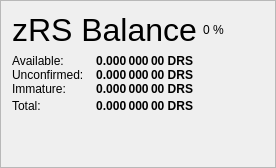
                   <widget class="QFrame" name="frame_ZerocoinBalances">
                    <property name="frameShape">
                     <enum>QFrame::StyledPanel</enum>
                    </property>
                    <property name="frameShadow">
                     <enum>QFrame::Raised</enum>
                    </property>
                    <layout class="QVBoxLayout" name="verticalLayout_7">
                     <item>
                      <layout class="QHBoxLayout" name="horizontalLayout_8" stretch="0,0,0">
                       <item>
                        <widget class="QLabel" name="label_5z_3">
                         <property name="minimumSize">
                          <size>
                           <width>0</width>
                           <height>20</height>
                          </size>
                         </property>
                         <property name="font">
                          <font>
                           <pointsize>24</pointsize>
                           <weight>50</weight>
                           <bold>false</bold>
                          </font>
                         </property>
                         <property name="text">
                          <string>zRS Balance</string>
                         </property>
                        </widget>
                       </item>
                       <item>
                        <widget class="QLabel" name="labelzRSPercent">
                         <property name="text">
                          <string notr="true">0 %</string>
                         </property>
                        </widget>
                       </item>
                       <item>
                        <spacer name="horizontalSpacer_11">
                         <property name="orientation">
                          <enum>Qt::Horizontal</enum>
                         </property>
                         <property name="sizeHint" stdset="0">
                          <size>
                           <width>40</width>
                           <height>20</height>
                          </size>
                         </property>
                        </spacer>
                       </item>
                      </layout>
                     </item>
                     <item>
                      <layout class="QGridLayout" name="gridLayout_5">
                       <property name="horizontalSpacing">
                        <number>12</number>
                       </property>
                       <property name="verticalSpacing">
                        <number>0</number>
                       </property>
                       <item row="1" column="0">
                        <widget class="QLabel" name="labelzBalanceMatureText">
                         <property name="toolTip">
                          <string>Mature: more than 20 confirmation and more than 3 mints of the same denomination after it was minted.
These zRS are spendable.</string>
                         </property>
                         <property name="text">
                          <string>Available:</string>
                         </property>
                        </widget>
                       </item>
                       <item row="1" column="1">
                        <widget class="QLabel" name="labelzBalanceMature">
                         <property name="font">
                          <font>
                           <weight>75</weight>
                           <bold>true</bold>
                          </font>
                         </property>
                         <property name="toolTip">
                          <string>Mature: more than 20 confirmation and more than 3 mints of the same denomination after it was minted.
These zRS are spendable.</string>
                         </property>
                         <property name="text">
                          <string notr="true">0.000 000 00 DRS</string>
                         </property>
                         <property name="alignment">
                          <set>Qt::AlignRight|Qt::AlignTrailing|Qt::AlignVCenter</set>
                         </property>
                        </widget>
                       </item>
                       <item row="2" column="0">
                        <widget class="QLabel" name="labelzBalanceUnconfirmedText">
                         <property name="toolTip">
                          <string>Unconfirmed: less than 20 confirmations
Immature: confirmed, but less than 3 mints of the same denomination after it was minted</string>
                         </property>
                         <property name="text">
                          <string>Unconfirmed:</string>
                         </property>
                        </widget>
                       </item>
                       <item row="2" column="1">
                        <widget class="QLabel" name="labelzBalanceUnconfirmed">
                         <property name="font">
                          <font>
                           <weight>75</weight>
                           <bold>true</bold>
                          </font>
                         </property>
                         <property name="toolTip">
                          <string>Unconfirmed: less than 20 confirmations
Immature: confirmed, but less than 3 mints of the same denomination after it was minted</string>
                         </property>
                         <property name="text">
                          <string notr="true">0.000 000 00 DRS</string>
                         </property>
                         <property name="alignment">
                          <set>Qt::AlignRight|Qt::AlignTrailing|Qt::AlignVCenter</set>
                         </property>
                        </widget>
                       </item>
                       <item row="3" column="0">
                        <widget class="QLabel" name="labelzBalanceImmatureText">
                         <property name="toolTip">
                          <string>Unconfirmed: less than 20 confirmations
Immature: confirmed, but less than 3 mints of the same denomination after it was minted</string>
                         </property>
                         <property name="text">
                          <string>Immature:</string>
                         </property>
                        </widget>
                       </item>
                       <item row="3" column="1">
                        <widget class="QLabel" name="labelzBalanceImmature">
                         <property name="font">
                          <font>
                           <weight>75</weight>
                           <bold>true</bold>
                          </font>
                         </property>
                         <property name="toolTip">
                          <string>Unconfirmed: less than 20 confirmations
Immature: confirmed, but less than 3 mints of the same denomination after it was minted</string>
                         </property>
                         <property name="text">
                          <string notr="true">0.000 000 00 DRS</string>
                         </property>
                         <property name="alignment">
                          <set>Qt::AlignRight|Qt::AlignTrailing|Qt::AlignVCenter</set>
                         </property>
                        </widget>
                       </item>
                       <item row="4" column="0">
                        <widget class="QLabel" name="labelzBalanceText">
                         <property name="toolTip">
                          <string>Your current zRS balance, unconfirmed and immature zRS included.</string>
                         </property>
                         <property name="text">
                          <string>Total:</string>
                         </property>
                        </widget>
                       </item>
                       <item row="4" column="1">
                        <widget class="QLabel" name="labelzBalance">
                         <property name="font">
                          <font>
                           <weight>75</weight>
                           <bold>true</bold>
                          </font>
                         </property>
                         <property name="cursor">
                          <cursorShape>IBeamCursor</cursorShape>
                         </property>
                         <property name="toolTip">
                          <string>Your current zRS balance, unconfirmed and immature zRS included.</string>
                         </property>
                         <property name="text">
                          <string notr="true">0.000 000 00 DRS</string>
                         </property>
                         <property name="alignment">
                          <set>Qt::AlignRight|Qt::AlignTrailing|Qt::AlignVCenter</set>
                         </property>
                         <property name="textInteractionFlags">
                          <set>Qt::LinksAccessibleByMouse|Qt::TextSelectableByKeyboard|Qt::TextSelectableByMouse</set>
                         </property>
                        </widget>
                       </item>
                       <item row="4" column="2">
                        <spacer name="horizontalSpacer_4">
                         <property name="orientation">
                          <enum>Qt::Horizontal</enum>
                         </property>
                         <property name="sizeHint" stdset="0">
                          <size>
                           <width>40</width>
                           <height>20</height>
                          </size>
                         </property>
                        </spacer>
                       </item>
                      </layout>
                     </item>
                     <item>
                      <spacer name="verticalSpacer_4">
                       <property name="orientation">
                        <enum>Qt::Vertical</enum>
                       </property>
                       <property name="sizeHint" stdset="0">
                        <size>
                         <width>20</width>
                         <height>40</height>
                        </size>
                       </property>
                      </spacer>
                     </item>
                    </layout>
                   </widget>
